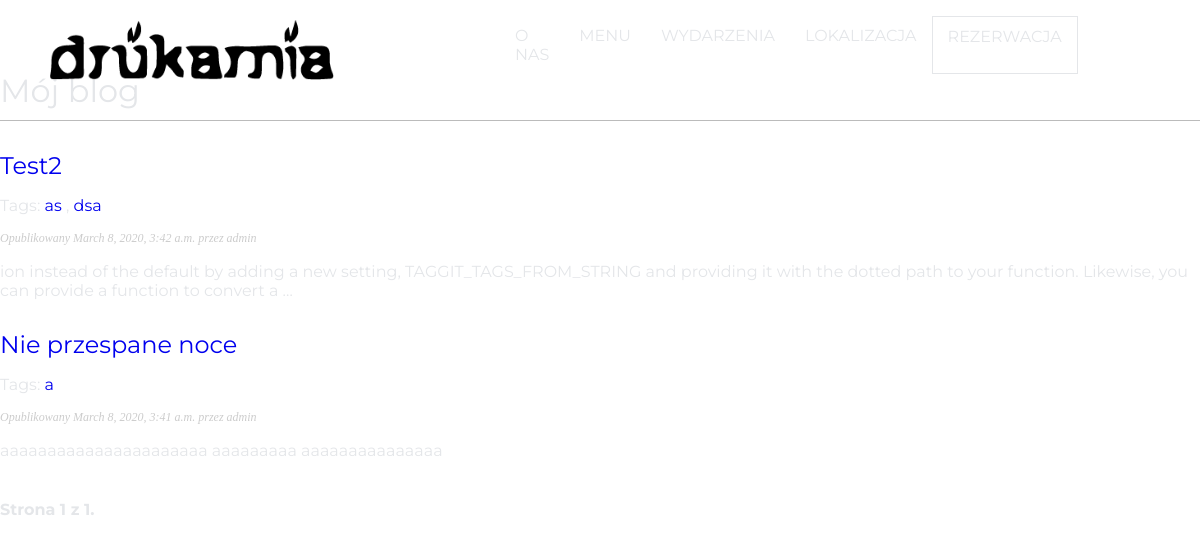
Screenshot of /blog/ with the database file from the repository.
### blog/models.py (models this page shows, shortened)
class Post(models.Model):
    STATUS_CHOICES = (
        ('draft', 'Draft'),
        ('published', 'Published'),
    )
    title = models.CharField(max_length=250)
    slug = models.SlugField(max_length=250,
                            unique_for_date='publish')
    author = models.ForeignKey(User,
                               on_delete=models.CASCADE,
                               related_name='blog_posts')
    body = models.TextField()
    publish = models.DateTimeField(default=timezone.now)
    created = models.DateTimeField(auto_now_add=True)
    updated = models.DateTimeField(auto_now=True)
    status = models.CharField(max_length=10,
                              choices=STATUS_CHOICES,
                              default='draft')
    objects = models.Manager() # manager domyslny.
    published = PublishedManager() # Wlasny manager.
    tags = TaggableManager()
    class Meta:
        ordering = ('-publish',)
    def get_absolute_url(self):
        return reverse('blog:post_detail',
                       args=[self.publish.year,
                             self.publish.strftime('%m'),
                             self.publish.strftime('%d'),
                             self.slug])

### blog/views.py (the view)
# urls.py: path('', views.post_list, name='blog'),
def post_list(request, tag_slug=None):
    object_list = Post.published.all()
    tag = None
    if tag_slug:
        tag = get_object_or_404(Tag, slug=tag_slug)
        object_list = object_list.filter(tags__in=[tag])
    paginator = Paginator(object_list, 3)
    page = request.GET.get('page')
    try:
        posts = paginator.page(page)
    except PageNotAnInteger:
        posts = paginator.page(1)
    except EmptyPage:
        posts = paginator.page(paginator.num_pages)
    return render(request,
                  'blog/post/list.html',
                  {'posts': posts,
                  'posts': posts,
                  'tag': tag})

### blog/models.py (called while the page is built)
    def get_queryset(self):
        return super(PublishedManager, self).get_queryset().filter(status='published')

### blog/templates/blog/post/list.html (shortened to what this page needs)
{% extends "blog/blogbase.html" %}
{% block content %}
<h1>Mój blog</h1>
{% for post in posts %}
<h2>
  <a href="{{ post.get_absolute_url }}">
    {{ post.title }}
  </a>
</h2>
<p class="tags">
  Tags:
  {% for tag in post.tags.all %}
  <a href="{% url "blog:post_list_by_tag" tag.slug %}">
    {{ tag.name }}
  </a>
  {% if not forloop.last %}, {% endif %}
  {% endfor %}
</p>
<p class="date">
  Opublikowany {{ post.publish }} przez {{ post.author }}
</p>
{{ post.body|truncatewords:30|linebreaks }}
{% endfor %}
{% include "pagination.html" with page=posts %}
{% endblock %}

### blog/static/css/blog.css (style rules this page uses)
body { margin: 0; padding: 50px 0; font-family: 'Montserrat', sans-serif; color: #E4E6E9; background: white url("images/background.jpg") no-repeat; }
a { text-decoration: none; }
h1 { font-weight: normal; border-bottom: 1px solid #bbb; padding: 0 0 10px 0; }
h2 { font-weight: normal; margin: 30px 0 0; }
p.date { color: #ccc; font-family: georgia, serif; font-size: 12px; font-style: italic; }

### rows the page displays
Post: title "Test2", publish "March 8, 2020, 3:42 a.m.", author "admin", body "ion instead of the default by adding a new setting, TAGGIT_TAGS_FROM_STRING and providing it with the dotted path to your function. Likewise, you can provide a function to convert a …"
Tag: name "as"
Tag: name "dsa"
Post: title "Nie przespane noce", publish "March 8, 2020, 3:41 a.m.", author "admin", body "aaaaaaaaaaaaaaaaaaaaaa aaaaaaaaa aaaaaaaaaaaaaaa"
Tag: name "a"

### other values shown
{{ page.number }} "1"
{{ page.paginator.num_pages }} "1"
